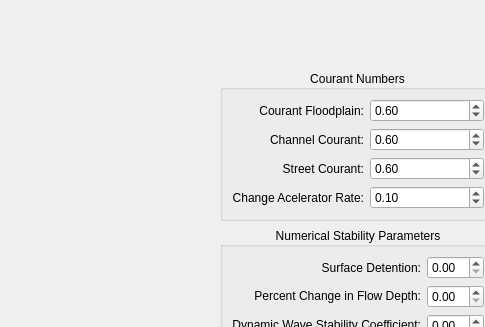
     <widget class="QWidget" name="TOLER">
      <attribute name="title">
       <string>Numerical Stability Parameters (TOLER.DAT)</string>
      </attribute>
      <widget class="QWidget" name="gridLayoutWidget">
       <property name="geometry">
        <rect>
         <x>220</x>
         <y>70</y>
         <width>256</width>
         <height>248</height>
        </rect>
       </property>
       <layout class="QVBoxLayout" name="verticalLayout_9">
        <property name="sizeConstraint">
         <enum>QLayout::SetFixedSize</enum>
        </property>
        <item>
         <widget class="QGroupBox" name="courantNumbersGroup">
          <property name="sizePolicy">
           <sizepolicy hsizetype="Expanding" vsizetype="Expanding">
            <horstretch>0</horstretch>
            <verstretch>0</verstretch>
           </sizepolicy>
          </property>
          <property name="title">
           <string>Courant Numbers</string>
          </property>
          <property name="alignment">
           <set>Qt::AlignCenter</set>
          </property>
          <layout class="QGridLayout" name="gridLayout_6">
           <item row="0" column="1">
            <layout class="QVBoxLayout" name="verticalLayout">
             <property name="sizeConstraint">
              <enum>QLayout::SetDefaultConstraint</enum>
             </property>
             <item>
              <widget class="QDoubleSpinBox" name="COURANTFP">
               <property name="sizePolicy">
                <sizepolicy hsizetype="Expanding" vsizetype="Expanding">
                 <horstretch>0</horstretch>
                 <verstretch>0</verstretch>
                </sizepolicy>
               </property>
               <property name="toolTip">
                <string>COURANTFP</string>
               </property>
               <property name="maximum">
                <double>1.000000000000000</double>
               </property>
               <property name="singleStep">
                <double>0.100000000000000</double>
               </property>
               <property name="value">
                <double>0.600000000000000</double>
               </property>
              </widget>
             </item>
             <item>
              <widget class="QDoubleSpinBox" name="COURANTC">
               <property name="sizePolicy">
                <sizepolicy hsizetype="Expanding" vsizetype="Expanding">
                 <horstretch>0</horstretch>
                 <verstretch>0</verstretch>
                </sizepolicy>
               </property>
               <property name="toolTip">
                <string>COURANTC</string>
               </property>
               <property name="maximum">
                <double>1.000000000000000</double>
               </property>
               <property name="singleStep">
                <double>0.100000000000000</double>
               </property>
               <property name="value">
                <double>0.600000000000000</double>
               </property>
              </widget>
             </item>
             <item>
              <widget class="QDoubleSpinBox" name="COURANTST">
               <property name="sizePolicy">
                <sizepolicy hsizetype="Expanding" vsizetype="Expanding">
                 <horstretch>0</horstretch>
                 <verstretch>0</verstretch>
                </sizepolicy>
               </property>
               <property name="toolTip">
                <string>COURANTST</string>
               </property>
               <property name="maximum">
                <double>1.000000000000000</double>
               </property>
               <property name="singleStep">
                <double>0.100000000000000</double>
               </property>
               <property name="value">
                <double>0.600000000000000</double>
               </property>
              </widget>
             </item>
             <item>
              <widget class="QDoubleSpinBox" name="TIME_ACCEL">
               <property name="sizePolicy">
                <sizepolicy hsizetype="Expanding" vsizetype="Expanding">
                 <horstretch>0</horstretch>
                 <verstretch>0</verstretch>
                </sizepolicy>
               </property>
               <property name="maximum">
                <double>1.000000000000000</double>
               </property>
               <property name="singleStep">
                <double>0.100000000000000</double>
               </property>
               <property name="value">
                <double>0.100000000000000</double>
               </property>
              </widget>
             </item>
            </layout>
           </item>
           <item row="0" column="0">
            <layout class="QVBoxLayout" name="verticalLayout_8">
             <property name="sizeConstraint">
              <enum>QLayout::SetDefaultConstraint</enum>
             </property>
             <item>
              <widget class="QLabel" name="courantFloodplainLabel">
               <property name="sizePolicy">
                <sizepolicy hsizetype="Expanding" vsizetype="Expanding">
                 <horstretch>0</horstretch>
                 <verstretch>0</verstretch>
                </sizepolicy>
               </property>
               <property name="text">
                <string>Courant Floodplain:</string>
               </property>
               <property name="alignment">
                <set>Qt::AlignRight|Qt::AlignTrailing|Qt::AlignVCenter</set>
               </property>
              </widget>
             </item>
             <item>
              <widget class="QLabel" name="channelCourantLabel">
               <property name="sizePolicy">
                <sizepolicy hsizetype="Expanding" vsizetype="Expanding">
                 <horstretch>0</horstretch>
                 <verstretch>0</verstretch>
                </sizepolicy>
               </property>
               <property name="text">
                <string>Channel Courant:</string>
               </property>
               <property name="alignment">
                <set>Qt::AlignRight|Qt::AlignTrailing|Qt::AlignVCenter</set>
               </property>
              </widget>
             </item>
             <item>
              <widget class="QLabel" name="streetCourantLabel">
               <property name="sizePolicy">
                <sizepolicy hsizetype="Expanding" vsizetype="Expanding">
                 <horstretch>0</horstretch>
                 <verstretch>0</verstretch>
                </sizepolicy>
               </property>
               <property name="text">
                <string>Street Courant:</string>
               </property>
               <property name="alignment">
                <set>Qt::AlignRight|Qt::AlignTrailing|Qt::AlignVCenter</set>
               </property>
              </widget>
             </item>
             <item>
              <widget class="QLabel" name="changeAceleratorRateLabel">
               <property name="sizePolicy">
                <sizepolicy hsizetype="Expanding" vsizetype="Expanding">
                 <horstretch>0</horstretch>
                 <verstretch>0</verstretch>
                </sizepolicy>
               </property>
               <property name="text">
                <string>Change Acelerator Rate:</string>
               </property>
               <property name="alignment">
                <set>Qt::AlignRight|Qt::AlignTrailing|Qt::AlignVCenter</set>
               </property>
              </widget>
             </item>
            </layout>
           </item>
          </layout>
         </widget>
        </item>
        <item>
         <widget class="QGroupBox" name="numericalStabilityParametersGroupBox">
          <property name="sizePolicy">
           <sizepolicy hsizetype="Expanding" vsizetype="Expanding">
            <horstretch>0</horstretch>
            <verstretch>0</verstretch>
           </sizepolicy>
          </property>
          <property name="title">
           <string>Numerical Stability Parameters</string>
          </property>
          <property name="alignment">
           <set>Qt::AlignCenter</set>
          </property>
          <layout class="QGridLayout" name="gridLayout_13">
           <item row="0" column="0">
            <layout class="QVBoxLayout" name="verticalLayout_13">
             <property name="sizeConstraint">
              <enum>QLayout::SetDefaultConstraint</enum>
             </property>
             <item>
              <widget class="QLabel" name="surfaceDetention">
               <property name="sizePolicy">
                <sizepolicy hsizetype="Expanding" vsizetype="Expanding">
                 <horstretch>0</horstretch>
                 <verstretch>0</verstretch>
                </sizepolicy>
               </property>
               <property name="text">
                <string>Surface Detention:</string>
               </property>
               <property name="alignment">
                <set>Qt::AlignRight|Qt::AlignTrailing|Qt::AlignVCenter</set>
               </property>
              </widget>
             </item>
             <item>
              <widget class="QLabel" name="percentChangeInFlowDepthLabel">
               <property name="sizePolicy">
                <sizepolicy hsizetype="Expanding" vsizetype="Expanding">
                 <horstretch>0</horstretch>
                 <verstretch>0</verstretch>
                </sizepolicy>
               </property>
               <property name="text">
                <string>&lt;html&gt;&lt;head/&gt;&lt;body&gt;&lt;p&gt;Percent Change in Flow Depth:&lt;/p&gt;&lt;/body&gt;&lt;/html&gt;</string>
               </property>
               <property name="alignment">
                <set>Qt::AlignRight|Qt::AlignTrailing|Qt::AlignVCenter</set>
               </property>
              </widget>
             </item>
             <item>
              <widget class="QLabel" name="dynamicWaveStabilityCoefficientLabel">
               <property name="sizePolicy">
                <sizepolicy hsizetype="Expanding" vsizetype="Expanding">
                 <horstretch>0</horstretch>
                 <verstretch>0</verstretch>
                </sizepolicy>
               </property>
               <property name="text">
                <string>&lt;html&gt;&lt;head/&gt;&lt;body&gt;&lt;p&gt;Dynamic Wave Stability Coefficient:&lt;/p&gt;&lt;/body&gt;&lt;/html&gt;</string>
               </property>
               <property name="alignment">
                <set>Qt::AlignRight|Qt::AlignTrailing|Qt::AlignVCenter</set>
               </property>
              </widget>
             </item>
            </layout>
           </item>
           <item row="0" column="1">
            <layout class="QVBoxLayout" name="verticalLayout_14">
             <item>
              <widget class="QDoubleSpinBox" name="TOLGLOBAL">
               <property name="sizePolicy">
                <sizepolicy hsizetype="Expanding" vsizetype="Expanding">
                 <horstretch>0</horstretch>
                 <verstretch>0</verstretch>
                </sizepolicy>
               </property>
               <property name="toolTip">
                <string>TOLGLOBAL</string>
               </property>
               <property name="maximum">
                <double>0.500000000000000</double>
               </property>
               <property name="singleStep">
                <double>0.100000000000000</double>
               </property>
              </widget>
             </item>
             <item>
              <widget class="QDoubleSpinBox" name="DEPTOL">
               <property name="sizePolicy">
                <sizepolicy hsizetype="Expanding" vsizetype="Expanding">
                 <horstretch>0</horstretch>
                 <verstretch>0</verstretch>
                </sizepolicy>
               </property>
               <property name="toolTip">
                <string>DEPTOL</string>
               </property>
              </widget>
             </item>
             <item>
              <widget class="QDoubleSpinBox" name="WAVEMAX">
               <property name="sizePolicy">
                <sizepolicy hsizetype="Expanding" vsizetype="Expanding">
                 <horstretch>0</horstretch>
                 <verstretch>0</verstretch>
                </sizepolicy>
               </property>
               <property name="toolTip">
                <string>WAVEMAX</string>
               </property>
               <property name="maximum">
                <double>2.000000000000000</double>
               </property>
               <property name="singleStep">
                <double>0.010000000000000</double>
               </property>
              </widget>
             </item>
            </layout>
           </item>
          </layout>
         </widget>
        </item>
       </layout>
      </widget>
     </widget>
